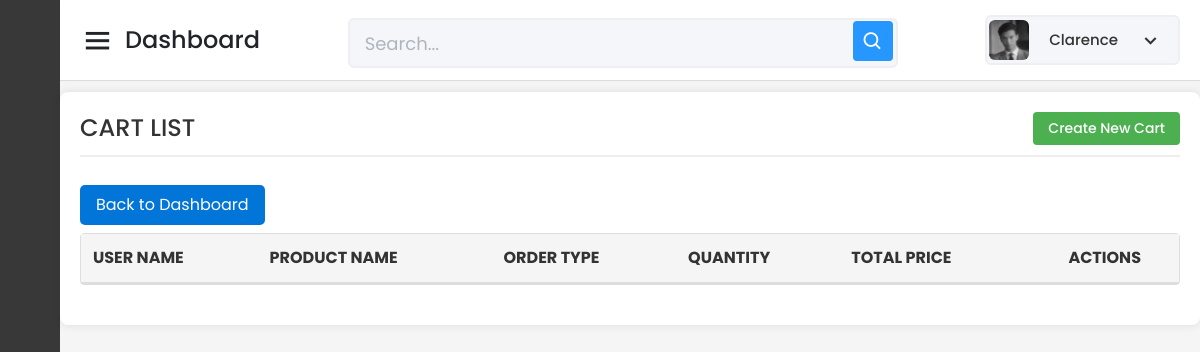
The app's page /Capstone_Admin/cart/read-all-cart-form.php (signed in), older data.
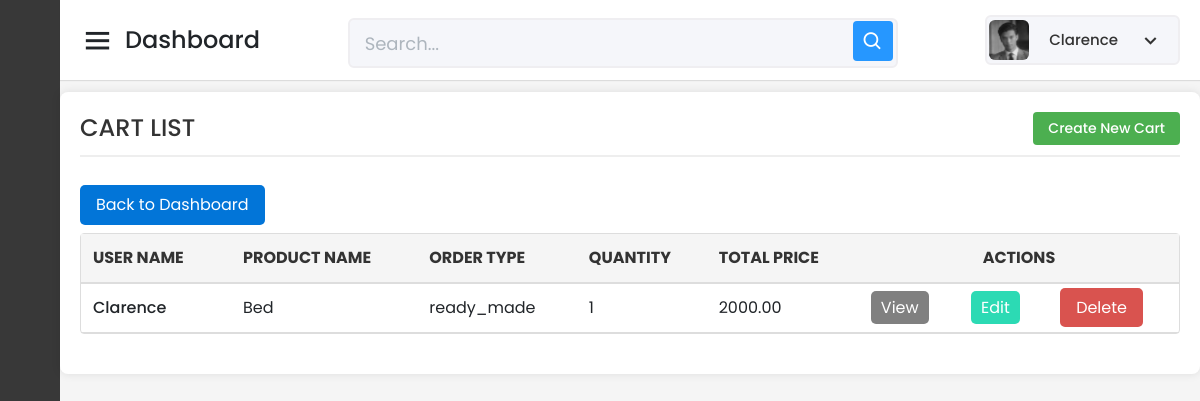
The same page, newer data.
### tables this page shows
CREATE TABLE `tbl_cart` (
  `Cart_ID` int(11) NOT NULL AUTO_INCREMENT,
  `User_ID` varchar(150) NOT NULL,
  `Product_ID` int(11) NOT NULL,
  `Quantity` int(11) NOT NULL,
  `Price` decimal(10,2) NOT NULL,
  `Total_Price` decimal(10,2) NOT NULL DEFAULT 0.00,
  `Order_Type` enum('pre_order','ready_made') NOT NULL DEFAULT 'ready_made',
  `Date_Added` timestamp NOT NULL DEFAULT current_timestamp(),
  PRIMARY KEY (`Cart_ID`),
  KEY `User_ID` (`User_ID`),
  KEY `Product_ID` (`Product_ID`),
  CONSTRAINT `tbl_cart_ibfk_1` FOREIGN KEY (`User_ID`) REFERENCES `tbl_user_info` (`User_ID`),
  CONSTRAINT `tbl_cart_ibfk_2` FOREIGN KEY (`Product_ID`) REFERENCES `tbl_prod_info` (`Product_ID`)
);

CREATE TABLE `tbl_user_info` (
  `User_ID` varchar(150) NOT NULL,
  `Last_Name` varchar(300) DEFAULT NULL,
  `First_Name` varchar(300) DEFAULT NULL,
  `Middle_Name` varchar(300) DEFAULT NULL,
  `Home_Address` varchar(300) DEFAULT NULL,
  `Email_Address` varchar(300) DEFAULT NULL,
  `Mobile_Number` varchar(300) DEFAULT NULL,
  `Status` varchar(300) DEFAULT NULL,
  `Password` varchar(150) DEFAULT NULL,
  `PicPath` varchar(750) DEFAULT NULL,
  `reset_code` int(11) DEFAULT NULL,
  `reset_code_expiry` datetime DEFAULT NULL,
  PRIMARY KEY (`User_ID`)
);

CREATE TABLE `tbl_prod_info` (
  `Product_ID` int(11) NOT NULL AUTO_INCREMENT,
  `Product_Name` varchar(255) NOT NULL,
  `Description` text DEFAULT NULL,
  `Category` varchar(100) DEFAULT NULL,
  `Sizes` varchar(100) DEFAULT NULL,
  `Color` varchar(50) DEFAULT NULL,
  `Stock` varchar(100) DEFAULT NULL,
  `Assembly_Required` varchar(255) DEFAULT NULL,
  `ImageURL` varchar(255) DEFAULT NULL,
  `Price` varchar(255) NOT NULL,
  `Sold` varchar(255) DEFAULT NULL,
  `DateAdded` timestamp NOT NULL DEFAULT current_timestamp(),
  `LastUpdate` timestamp NOT NULL DEFAULT current_timestamp() ON UPDATE current_timestamp(),
  `GLB_File_URL` varchar(255) DEFAULT NULL,
  `product_type` enum('readymade','custom') DEFAULT 'readymade',
  PRIMARY KEY (`Product_ID`)
);

### Capstone_Admin/cart/read-all-cart-form.php (the view, shortened to what this page needs)
<?php
include '../config/database.php';
$adminId = $_SESSION['admin_id'];
$stmt = $pdo->prepare("SELECT First_Name, PicPath FROM tbl_admin_info WHERE Admin_ID = :admin_id");
$stmt->bindParam(':admin_id', $adminId);
$stmt->execute();
$admin = $stmt->fetch(PDO::FETCH_ASSOC);
$adminName = htmlspecialchars($admin['First_Name']);
$profilePicPath = htmlspecialchars($admin['PicPath']);
$search = isset($_GET['search']) ? $_GET['search'] : '';
$query = "
    SELECT
        tbl_cart.Cart_ID,
        tbl_user_info.First_Name AS User_Name,
        tbl_prod_info.Product_Name,
        tbl_cart.Order_Type,
        tbl_cart.Quantity,
        tbl_cart.Total_Price
    FROM tbl_cart
    JOIN tbl_user_info ON tbl_cart.User_ID = tbl_user_info.User_ID
    JOIN tbl_prod_info ON tbl_cart.Product_ID = tbl_prod_info.Product_ID
    WHERE tbl_user_info.First_Name LIKE :search
    OR tbl_user_info.Last_Name LIKE :search
    OR tbl_prod_info.Product_Name LIKE :search
    OR tbl_cart.Order_Type LIKE :search
";
$stmt = $pdo->prepare($query);
$searchParam = '%' . $search . '%';
$stmt->bindParam(':search', $searchParam, PDO::PARAM_STR);
$stmt->execute();
$rows = $stmt->fetchAll(PDO::FETCH_ASSOC);
?>
<!DOCTYPE html>
<html lang="en" dir="ltr">
<head>
    <link href="../static/css/bootstrap.min.css" rel="stylesheet">
    <link href="../static/css-files/dashboard.css" rel="stylesheet">
    <link href="../static/css-files/button.css" rel="stylesheet">
    <link href="../static/css-files/admin_homev2.css" rel="stylesheet">
    <link href="https://unpkg.com/boxicons@2.0.7/css/boxicons.min.css" rel="stylesheet" />
</head>
<body>
    <div class="sidebar">
      <div class="logo-details">
    </div>
        <ul class="nav-links">
            <li>
            </li>
            <li>
            </li>
            <li>
</li>
        </ul>
    </div>
    <section class="home-section">
    <nav>
            <div class="sidebar-button">
                <i class="bx bx-menu sidebarBtn"></i>
                <span class="dashboard">Dashboard</span>
            </div>
            <div class="search-box">
                <input type="text" placeholder="Search..." />
                <i class="bx bx-search"></i>
            </div>
            <div class="profile-details" onclick="toggleDropdown()">
    <img src="../<?php echo $profilePicPath; ?>" alt="Profile Picture" />
    <span class="admin_name"><?php echo $adminName; ?></span>
    <i class="bx bx-chevron-down dropdown-button"></i>
</div>
 </nav>
<br>
<br>
<br>
<div class="container_boxes">
    <h4>CART LIST <a href="create-cart-form.php">Create New Cart</a></h4>
    <div class="button-container">
                    <a href="../dashboard/dashboard.php" class="buttonBack">Back to Dashboard</a>
                </div>
    <table width="100%" border="1" cellspacing="5">
        <tr>
            <th>USER NAME</th>
            <th>PRODUCT NAME</th>
            <th>ORDER TYPE</th>
            <th>QUANTITY</th>
            <th>TOTAL PRICE</th>
            <th colspan="3" style="text-align: center;">ACTIONS</th>
        </tr>
        <?php
        foreach ($rows as $row) {
            $cartID = htmlspecialchars($row["Cart_ID"]);
            $userName = htmlspecialchars($row["User_Name"]);
            $productName = htmlspecialchars($row["Product_Name"]);
            $orderType = htmlspecialchars($row["Order_Type"]);
            $quantity = htmlspecialchars($row["Quantity"]);
            $totalPrice = number_format((float)$row["Total_Price"], 2, '.', '');
            echo '
            <tr>
                <td>'.$userName.'</td>
                <td>'.$productName.'</td>
                <td>'.$orderType.'</td>
                <td>'.$quantity.'</td>
                <td>'.$totalPrice.'</td>
                <td><a class="buttonView" href="read-one-cart-form.php?id='.$cartID.'" target="_parent">View</a></td>
                <td><a class="buttonEdit" href="update-cart-form.php?id='.$cartID.'" target="_parent">Edit</a></td>
                <td><a class="buttonDelete" href="delete-cart-form.php?id='.$cartID.'" target="_parent">Delete</a></td>
            </tr>';
        }
        ?>
    </table>
</div>
</section>
</body>
</html>

Row changes from the older to the newer data that the page shows:
added tbl_cart: User_ID.First_Name "Clarence", Product_ID.Product_Name "Bed", Order_Type "ready_made", Quantity "1", Total_Price "2000.00"
